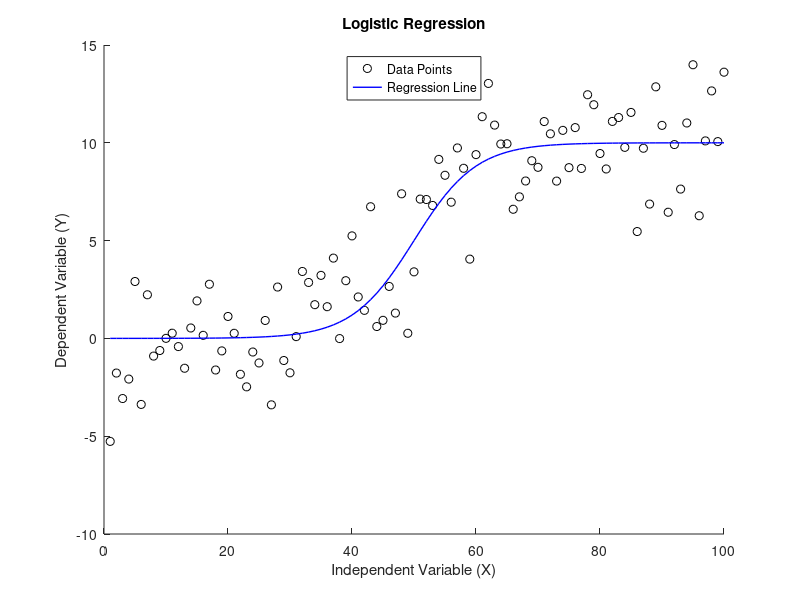

Recreate this plot in MATLAB.
clear all;

% Generate sample data
X = [1:1:100]';
Y = 10./(1+exp(-0.2*(X-50))) + 2*randn(100,1);  % Dependent variable with added noise

% Predicted values using the regression line
Y_predicted = 10./(1+exp(-0.2*(X-50)));

% Plot the original data points
scatter(X, Y, 'k');
hold on;

% Plot the regression line
plot(X, Y_predicted, 'b', 'LineWidth', 1);

% Customize the plot
xlabel('Independent Variable (X)');
ylabel('Dependent Variable (Y)');
title('Logistic Regression');
legend('Data Points', 'Regression Line', 'Location', 'north');

% Turn off the hold
hold off;
